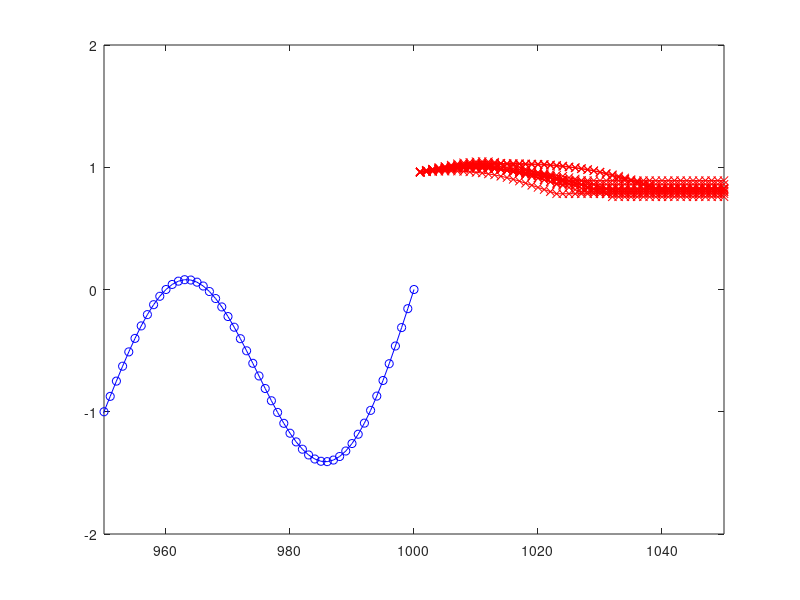

The MATLAB source for this figure:
% prepare test data files for MarkovPrediction exe

% global vars 
cd C:/Workspace/GitHub/MarkovPrediction/
L = 1000;
t = (1:L)';

%% constant value
x = ones(L,1); %#ok<*NASGU>
save('sample_input_00.txt', 'x', '-ascii');

%% straight line
x = linspace(0, 1, L);
save('sample_input_01.txt', 'x', '-ascii');

%% quadratic
x = (t/100).^2;
plot(t, x);
save('sample_input_02.txt', 'x', '-ascii');

%% exponential
x = exp(t/500);
plot(t, x);
save('sample_input_03.txt', 'x', '-ascii');

%% periodic signal (monochromatic)
x = sin(2*pi*(t+40)/200);
plot(t,x);
save('sample_input_04.txt', 'x', '-ascii');

%% periodic signal (multiple sine waves)
x = sin(2*pi*t/200) + sin(2*pi*t/50);
plot(t,x);
save('sample_input_05.txt', 'x', '-ascii');

%% Load results and plot prediction scenarios

y = load('prediction.txt', '-ascii');
s = size(y);
plot(t, x, '-ob', L+1:L+s(1), y, '-xr');
xlim([L-s(1), L+s(1)]);